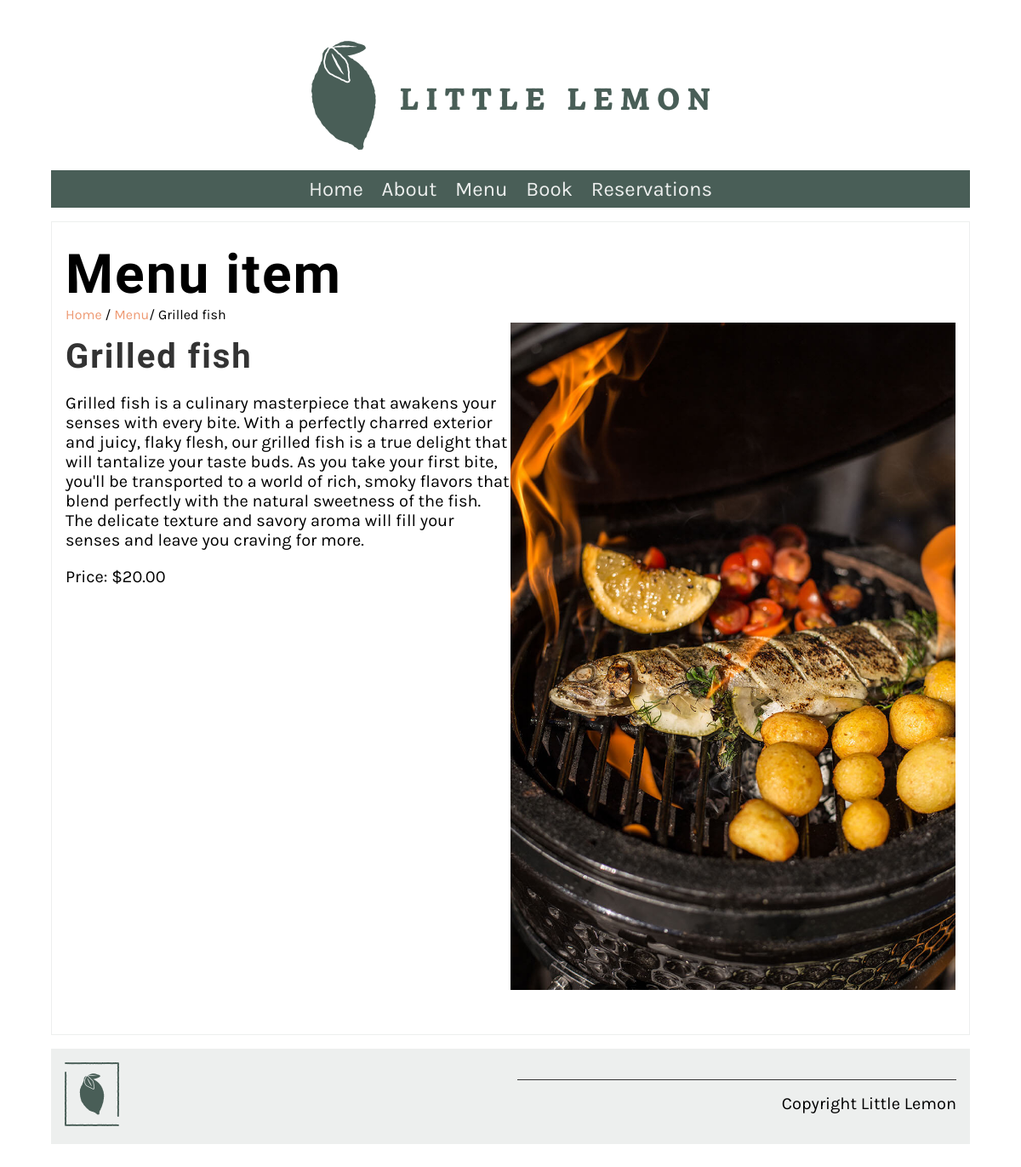
The page /booking/menu_item/15/ on the database its author committed.
### booking_app/models.py (models this page shows)
class Menu(models.Model):
    item_name = models.CharField(max_length=200)
    category = models.CharField(max_length=200)
    description = models.TextField(max_length=1000, default='description will be added soon')
    price = models.IntegerField()

### booking_app/views.py (the view)
# urls.py: path('menu_item/<int:pk>/', views.display_menu_item, name="menu_item"),
def display_menu_item(request, pk=None):
    if pk:
        menu_item = Menu.objects.get(pk=pk)
    else:
        menu_item = ""
    context = {'menu_item': menu_item}
    return render(request, 'menu_item.html', context)

### booking_app/templates/menu_item.html
{% extends 'base.html' %}
{% load static %}
{% block content %}
<section>
   <article>
      <h1>Menu item</h1>
      <span>
         <a href="{% url 'home' %}">Home</a> /
         <a href="{% url 'menu' %}">Menu</a>/
         {{menu_item.item_name}}
      </span>
      <div class="row">
         <div class="column">
            <h2>
                {{ menu_item.item_name }}
            </h2>
            <p>
                {{ menu_item.description }}
            </p>
            <p>
                Price: ${{ menu_item.price }}.00
            </p>
         </div>
         <div class="column">
            <img src="{% static 'img/menu_items/' %}{{menu_item.item_name}}.jpg" alt="{{ menu_item.item_name }}" />
        </div>
      </div>
   </article>
</section>
{% endblock %}

### booking_app/static/css/style.css (style rules this page uses)
body { font-family: 'Karla', sans-serif; margin-top: 3rem; margin-bottom: 3rem; margin-left: 5%; margin-right: 5%; }
h1, h2, h3, h4, h5, h6 { font-family: 'Markazi Text', serif; letter-spacing: 2px;; }
h1 { font-size: 4rem; margin-top: 1.5rem; margin-bottom: 0; }
h2 { font-size: 2.5rem; color: #333333; margin:1rem 0; }
p, ul { font-size: 1.25rem;; }
a { color: #EE9972; text-decoration: none; }
section { display: flex; gap: 2rem 1rem; margin-top: 1rem; margin-bottom: 1rem; flex-direction: row; }
article { flex:1; }
article img { max-width: 100%; }
main article { border: 1px solid #EDEFEE; padding-left: 1rem; padding-right: 1rem; }
.row { display: flex; flex-direction: row; width: 100%; padding-bottom: 1rem; }
.column { flex-basis: 50%; margin-bottom: 1rem; padding-bottom: 1rem; }

### rows shown on the page
Menu: item_name "Grilled fish", description "Grilled fish is a culinary masterpiece that awakens your senses with every bite. With a perfectly charred exterior and juicy, flaky flesh, our grilled fish is a true delight that will tantalize your taste buds. As you take your first bite, you'll be transported to a world of rich, smoky flavors that blend perfectly with the natural sweetness of the fish. The delicate texture and savory aroma will fill your senses and leave you craving for more.", price "20", item_name (picture)
